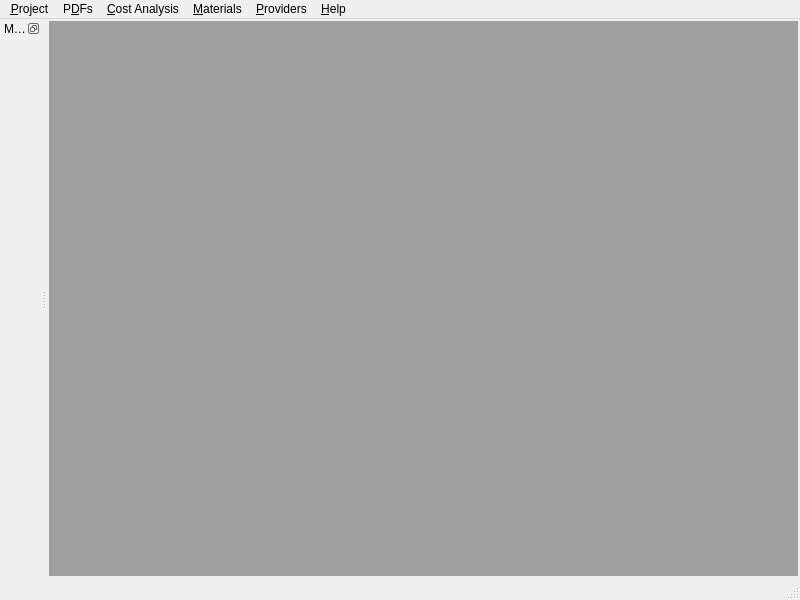
<?xml version="1.0" encoding="UTF-8"?>
<ui version="4.0">
 <class>MainWindowApplication</class>
 <widget class="QMainWindow" name="MainWindowApplication">
  <property name="geometry">
   <rect>
    <x>0</x>
    <y>0</y>
    <width>800</width>
    <height>600</height>
   </rect>
  </property>
  <property name="windowTitle">
   <string>Metric</string>
  </property>
  <property name="windowIcon">
   <iconset resource="recursos.qrc">
    <normaloff>:/dlg/dock/main</normaloff>:/dlg/dock/main</iconset>
  </property>
  <property name="dockOptions">
   <set>QMainWindow::AllowTabbedDocks|QMainWindow::AnimatedDocks|QMainWindow::VerticalTabs</set>
  </property>
  <widget class="QWidget" name="centralwidget">
   <layout class="QHBoxLayout" name="horizontalLayout">
    <property name="spacing">
     <number>2</number>
    </property>
    <property name="leftMargin">
     <number>2</number>
    </property>
    <property name="topMargin">
     <number>2</number>
    </property>
    <property name="rightMargin">
     <number>2</number>
    </property>
    <property name="bottomMargin">
     <number>2</number>
    </property>
    <item>
     <widget class="QMdiArea" name="mdiArea"/>
    </item>
   </layout>
  </widget>
  <widget class="QMenuBar" name="menubar">
   <property name="geometry">
    <rect>
     <x>0</x>
     <y>0</y>
     <width>800</width>
     <height>29</height>
    </rect>
   </property>
   <widget class="QMenu" name="menu_File">
    <property name="title">
     <string>&amp;Project</string>
    </property>
    <addaction name="action_New"/>
    <addaction name="action_Open"/>
    <addaction name="action_Save"/>
    <addaction name="actionSave_As"/>
    <addaction name="action_Close"/>
    <addaction name="separator"/>
    <addaction name="action_Print"/>
    <addaction name="separator"/>
    <addaction name="actionE_xit"/>
   </widget>
   <widget class="QMenu" name="menuMaterials">
    <property name="title">
     <string>&amp;Materials</string>
    </property>
    <addaction name="actionEdit_Material_defiinition"/>
    <addaction name="separator"/>
    <addaction name="actionCheck_for_Materials_update"/>
   </widget>
   <widget class="QMenu" name="menu_Help">
    <property name="title">
     <string>&amp;Help</string>
    </property>
    <addaction name="action_About"/>
   </widget>
   <widget class="QMenu" name="menu_Providers">
    <property name="title">
     <string>&amp;Providers</string>
    </property>
    <addaction name="action_List"/>
    <addaction name="separator"/>
    <addaction name="action_Price_Lists"/>
    <addaction name="action_Import_Pricelist"/>
   </widget>
   <widget class="QMenu" name="menu_Cost_Analysis">
    <property name="title">
     <string>&amp;Cost Analysis</string>
    </property>
    <addaction name="action_Compute"/>
   </widget>
   <widget class="QMenu" name="menuP_DFs">
    <property name="title">
     <string>P&amp;DFs</string>
    </property>
    <addaction name="action_Add_PDF_Document"/>
    <addaction name="actionOpen_PDF"/>
    <addaction name="separator"/>
   </widget>
   <addaction name="menu_File"/>
   <addaction name="menuP_DFs"/>
   <addaction name="menu_Cost_Analysis"/>
   <addaction name="menuMaterials"/>
   <addaction name="menu_Providers"/>
   <addaction name="menu_Help"/>
  </widget>
  <widget class="QStatusBar" name="statusbar"/>
  <widget class="QDockWidget" name="dockMateriales">
   <property name="features">
    <set>QDockWidget::DockWidgetFloatable|QDockWidget::DockWidgetMovable</set>
   </property>
   <property name="windowTitle">
    <string>Material Library</string>
   </property>
   <attribute name="dockWidgetArea">
    <number>1</number>
   </attribute>
   <widget class="QWidget" name="dockWidgetContents_2"/>
  </widget>
  <action name="action_New">
   <property name="icon">
    <iconset resource="recursos.qrc">
     <normaloff>:/dlg/dock/images/new.png</normaloff>:/dlg/dock/images/new.png</iconset>
   </property>
   <property name="text">
    <string>&amp;New</string>
   </property>
   <property name="shortcut">
    <string>Ctrl+N</string>
   </property>
   <property name="iconVisibleInMenu">
    <bool>true</bool>
   </property>
  </action>
  <action name="action_Open">
   <property name="icon">
    <iconset resource="recursos.qrc">
     <normaloff>:/dlg/dock/images/open.png</normaloff>:/dlg/dock/images/open.png</iconset>
   </property>
   <property name="text">
    <string>&amp;Open</string>
   </property>
   <property name="shortcut">
    <string>Ctrl+O</string>
   </property>
   <property name="iconVisibleInMenu">
    <bool>true</bool>
   </property>
  </action>
  <action name="action_Close">
   <property name="text">
    <string>&amp;Close</string>
   </property>
   <property name="shortcut">
    <string>Ctrl+W</string>
   </property>
  </action>
  <action name="action_Print">
   <property name="icon">
    <iconset resource="recursos.qrc">
     <normaloff>:/dlg/dock/images/print.png</normaloff>:/dlg/dock/images/print.png</iconset>
   </property>
   <property name="text">
    <string>&amp;Print</string>
   </property>
   <property name="shortcut">
    <string>Ctrl+P</string>
   </property>
   <property name="iconVisibleInMenu">
    <bool>true</bool>
   </property>
  </action>
  <action name="actionE_xit">
   <property name="text">
    <string>E&amp;xit</string>
   </property>
   <property name="shortcut">
    <string>Ctrl+Q, Ctrl+S</string>
   </property>
  </action>
  <action name="actionEdit_Material_defiinition">
   <property name="icon">
    <iconset resource="recursos.qrc">
     <normaloff>:/dlg/dock/images/colors.png</normaloff>:/dlg/dock/images/colors.png</iconset>
   </property>
   <property name="text">
    <string>Edit Material defiinition</string>
   </property>
   <property name="iconVisibleInMenu">
    <bool>true</bool>
   </property>
  </action>
  <action name="action_Save">
   <property name="icon">
    <iconset resource="recursos.qrc">
     <normaloff>:/dlg/dock/images/save.png</normaloff>:/dlg/dock/images/save.png</iconset>
   </property>
   <property name="text">
    <string>&amp;Save</string>
   </property>
   <property name="shortcut">
    <string>Ctrl+S</string>
   </property>
   <property name="iconVisibleInMenu">
    <bool>true</bool>
   </property>
  </action>
  <action name="action_About">
   <property name="text">
    <string>&amp;About</string>
   </property>
  </action>
  <action name="action_List">
   <property name="text">
    <string>&amp;List</string>
   </property>
  </action>
  <action name="action_Price_Lists">
   <property name="text">
    <string>&amp;Price Lists</string>
   </property>
  </action>
  <action name="actionCheck_for_Materials_update">
   <property name="text">
    <string>Check for Materials update...</string>
   </property>
  </action>
  <action name="action_Compute">
   <property name="text">
    <string>&amp;Compute</string>
   </property>
  </action>
  <action name="action_Import_Pricelist">
   <property name="text">
    <string>&amp;Import Pricelist</string>
   </property>
  </action>
  <action name="actionSave_As">
   <property name="icon">
    <iconset resource="recursos.qrc">
     <normaloff>:/dlg/dock/images/save.png</normaloff>:/dlg/dock/images/save.png</iconset>
   </property>
   <property name="text">
    <string>Save &amp;As...</string>
   </property>
  </action>
  <action name="action_Add_PDF_Document">
   <property name="text">
    <string>&amp;Add PDF Document</string>
   </property>
  </action>
  <action name="actionOpen_PDF">
   <property name="text">
    <string>&amp;Open PDF</string>
   </property>
  </action>
 </widget>
 <resources>
  <include location="recursos.qrc"/>
 </resources>
 <connections/>
</ui>
